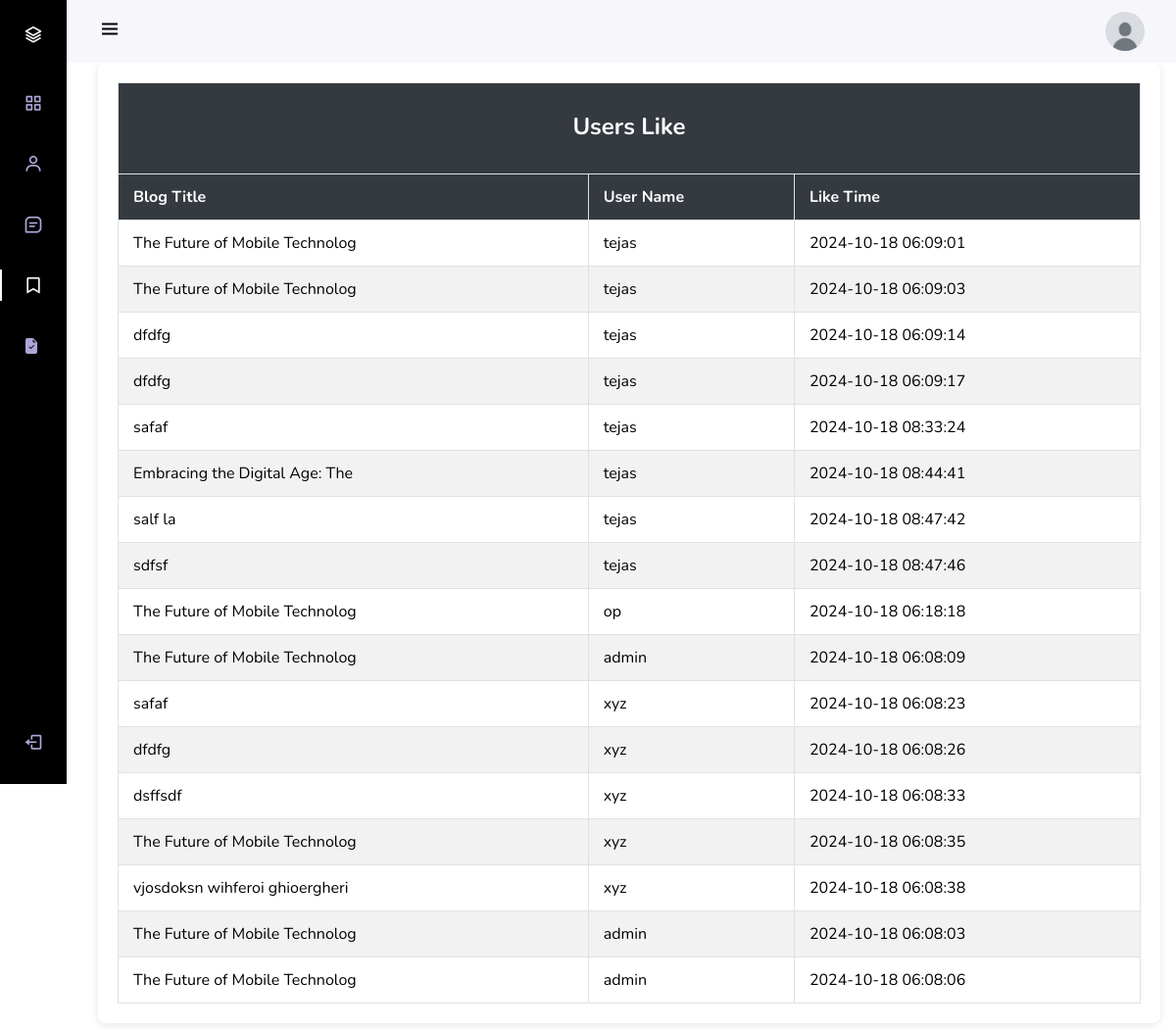
/admin/like.php (signed in), run on the app's committed database.
### tables this page shows
CREATE TABLE `like` (
  `id` int(11) NOT NULL,
  `u_id` int(11) NOT NULL,
  `b_id` int(11) NOT NULL,
  `title` varchar(255) NOT NULL,
  `user` varchar(60) NOT NULL,
  `like_date` timestamp NOT NULL DEFAULT current_timestamp()
);

### admin/like.php (the view, shortened to what this page needs)
<?PHP
require('../config.php');
$aid = $_SESSION['aid'];
if ($aid) {
?>
    <!DOCTYPE html>
    <html lang="en">
    <head>
        <link
            rel="stylesheet"
            href="https://cdnjs.cloudflare.com/ajax/libs/font-awesome/5.15.4/css/all.min.css" />
        <link
            href="https://unpkg.com/boxicons@2.1.2/css/boxicons.min.css"
            rel="stylesheet" />
        <link rel="stylesheet" href="css/coment.css" />
    </head>
    <body id="body-pd">
        <header class="header" id="header">
            <div class="header_toggle">
                <i class="bx bx-menu" id="header-toggle"></i>
            </div>
            <div class="header_img">
                <img src="<?PHP echo $_SESSION['img'] ?>" alt="" />
            </div>
        </header>
        <div class="l-navbar" id="nav-bar">
            <nav class="nav">
                <div>
                    <a href="index.php" class="nav_logo">
                        <i class="bx bx-layer nav_logo-icon"></i>
                    </a>
                    <div class="nav_list">
                        <a href="index.php" class="nav_link">
                            <i class="bx bx-grid-alt nav_icon"></i>
                        </a>
                        <a href="user.php" class="nav_link">
                            <i class="bx bx-user nav_icon"></i>
                        </a>
                        <a href="coment_list.php" class="nav_link">
                            <i class="bx bx-message-square-detail nav_icon"></i>
                        </a>
                        <a href="like.php" class="nav_link active">
                            <i class="bx bx-bookmark nav_icon"></i>
                        </a>
                        <a href="blog.php" class="nav_link">
                        </a>
                    </div>
                </div>
                <a href="logout.php" class="nav_link">
                    <i class="bx bx-log-out nav_icon"></i>
                </a>
            </nav>
        </div>
        <div class="height-100 bg-light">
            <table class="comment-table">
                <thead>
                    <t5>
                        <th colspan="5">
                            <h1 style="color: white;">Users Like</h1>
                        </th>
                        <tr>
                            <th>Blog Title</th>
                            <th>User Name</th>
                            <th>Like Time</th>
                        </tr>
                </thead>
                <tbody>
                    <?php
                    $comment = $conn->query("SELECT * FROM `like` ORDER BY u_id");
                    while ($res = $comment->fetch_assoc()) { ?>
                        <tr>
                            <td><?php echo htmlspecialchars($res['title']); ?></td>
                            <td><?php echo htmlspecialchars($res['user']); ?></td>
                            <td><?php echo htmlspecialchars($res['like_date']); ?></td>
                        </tr>
                    <?php } ?>
                </tbody>
            </table>
        </div>
    </body>
    </html>
<?PHP
} else {
    header("location:sign-in.php");
}
?>

### admin/css/coment.css (style rules this page uses)
:root { --header-height: 3rem; --nav-width: 68px; --first-color: #000000; --first-color-light: #afa5d9; --white-color: #f7f6fb; --body-font: "Nunito", sans-serif; --normal-font-size: 1rem; --z-fixed: 100; }
body { position: relative; margin: var(--header-height) 0 0 0; padding: 0 1rem; font-family: var(--body-font); font-size: var(--normal-font-size); transition: 0.5s; }
a { text-decoration: none; }
.header { width: 100%; height: var(--header-height); position: fixed; top: 0; left: 0; display: flex; align-items: center; justify-content: space-between; padding: 0 1rem; background-color: var(--white-color); z-index: var(--z-fixed); transition: 0.5s; }
.header_toggle { color: var(--first-color); font-size: 1.5rem; cursor: pointer; }
.header_img { width: 35px; height: 35px; display: flex; justify-content: center; border-radius: 50%; overflow: hidden; }
.header_img img { width: 40px; }
.l-navbar { position: fixed; top: 0; left: -30%; width: var(--nav-width); height: 100vh; background-color: var(--first-color); padding: 0.5rem 1rem 0 0; transition: 0.5s; z-index: var(--z-fixed); }
.nav { height: 100%; display: flex; flex-direction: column; justify-content: space-between; overflow: hidden; }
.nav_logo, .nav_link { display: grid; grid-template-columns: max-content max-content; align-items: center; column-gap: 1rem; padding: 0.5rem 0 0.5rem 1.5rem; }
.nav_logo { margin-bottom: 2rem; }
.nav_logo-icon { font-size: 1.25rem; color: var(--white-color); }
.nav_link { position: relative; color: var(--first-color-light); margin-bottom: 1.5rem; transition: 0.3s; }
.nav_icon { font-size: 1.25rem; }
.active { color: var(--white-color); }
.active::before { content: ""; position: absolute; left: 0; width: 2px; height: 32px; background-color: var(--white-color); }
.height-100 { height: 100vh; }
.height-100 { height: 100vh; background-color: #f8f9fa; display: flex; justify-content: center; align-items: center; }
.height-100 { height: 100%; background-color: #f8f9fa; padding: 20px; }
.bg-light { background-color: #ffffff; box-shadow: 0 2px 8px rgba(0, 0, 0, 0.1); border-radius: 8px; margin: 20px auto; max-width: 1200px; padding: 20px; }
h1 { margin-bottom: 20px; font-size: 24px; text-align: center; color: #333; }
.comment-table { width: 100%; border-collapse: collapse; }
.comment-table thead { background-color: #343a40; color: #fff; }
.comment-table th, .comment-table td { padding: 12px 15px; border: 1px solid #dee2e6; text-align: left; }
.comment-table tbody tr:nth-child(even) { background-color: #f2f2f2; }
@media screen and (min-width: 768px) { body { margin: calc(var(--header-height) + 1rem) 0 0 0; padding-left: calc(var(--nav-width) + 2rem); } }
@media screen and (min-width: 768px) { .header { height: calc(var(--header-height) + 1rem); padding: 0 2rem 0 calc(var(--nav-width) + 2rem); } }
@media screen and (min-width: 768px) { .header_img { width: 40px; height: 40px; } }
@media screen and (min-width: 768px) { .header_img img { width: 45px; } }
@media screen and (min-width: 768px) { .l-navbar { left: 0; padding: 1rem 1rem 0 0; } }

### data on the page
like: title "The Future of Mobile Technolog", user "tejas", like_date "2024-10-18 06:09:01"
like: title "The Future of Mobile Technolog", user "tejas", like_date "2024-10-18 06:09:03"
like: title "dfdfg", user "tejas", like_date "2024-10-18 06:09:14"
like: title "dfdfg", user "tejas", like_date "2024-10-18 06:09:17"
like: title "safaf", user "tejas", like_date "2024-10-18 08:33:24"
like: title "Embracing the Digital Age: The", user "tejas", like_date "2024-10-18 08:44:41"
like: title "salf la", user "tejas", like_date "2024-10-18 08:47:42"
like: title "sdfsf", user "tejas", like_date "2024-10-18 08:47:46"
like: title "The Future of Mobile Technolog", user "op", like_date "2024-10-18 06:18:18"
like: title "The Future of Mobile Technolog", user "admin", like_date "2024-10-18 06:08:09"
like: title "safaf", user "xyz", like_date "2024-10-18 06:08:23"
like: title "dfdfg", user "xyz", like_date "2024-10-18 06:08:26"
like: title "dsffsdf", user "xyz", like_date "2024-10-18 06:08:33"
like: title "The Future of Mobile Technolog", user "xyz", like_date "2024-10-18 06:08:35"
like: title "vjosdoksn wihferoi ghioergheri", user "xyz", like_date "2024-10-18 06:08:38"
like: title "The Future of Mobile Technolog", user "admin", like_date "2024-10-18 06:08:03"
like: title "The Future of Mobile Technolog", user "admin", like_date "2024-10-18 06:08:06"
